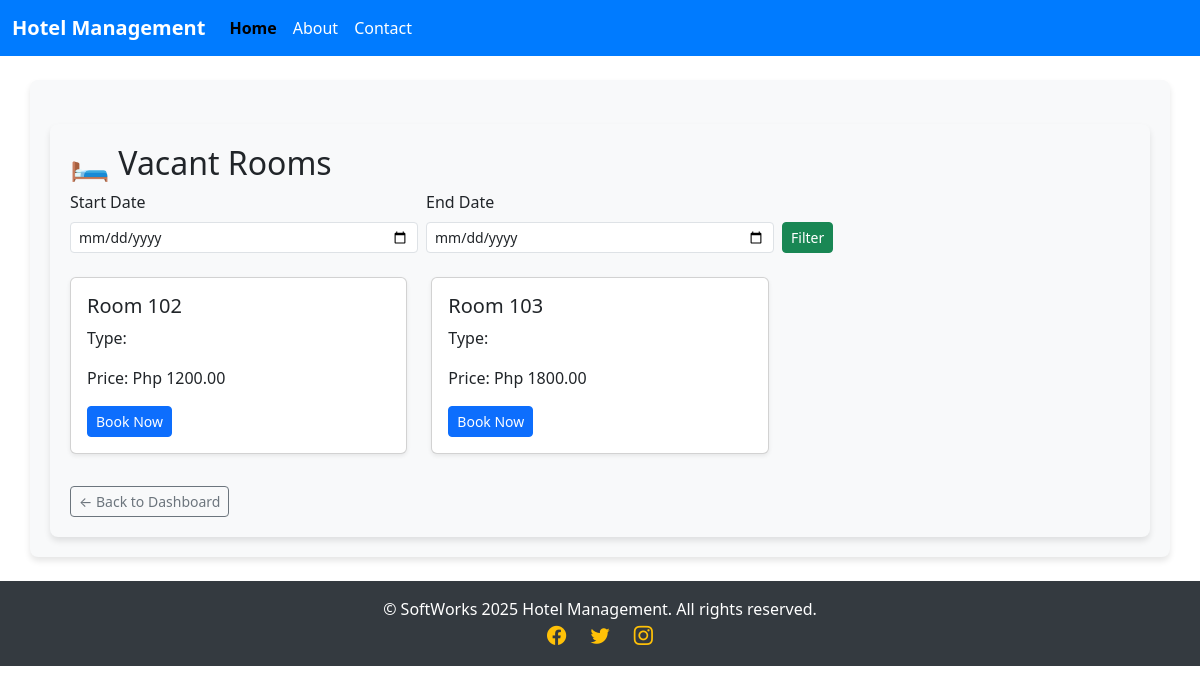
/rooms/vacant/, run on the app's committed database.
### hotel/models.py (models this page shows, shortened)
class Room(models.Model):
    ROOM_TYPES = (
        ('single', 'Single'),
        ('double', 'Double'),
        ('suite', 'Suite'),
    )
    number = models.CharField(max_length=10)
    room_type = models.CharField(max_length=10, choices=ROOM_TYPES)
    capacity = models.IntegerField()
    price = models.DecimalField(max_digits=10, decimal_places=2)
    is_available = models.BooleanField(default=True)

### hotel/views.py (the view)
# urls.py: path('rooms/vacant/', views.vacant_rooms, name='vacant_rooms'),
def vacant_rooms(request):
    today = timezone.now().date()
    start_date = request.GET.get('start_date', today)
    end_date = request.GET.get('end_date', today)
    booked = Booking.objects.filter(
        Q(check_in__lte=end_date) & Q(check_out__gte=start_date)
    ).values_list('room_id', flat=True)
    available_rooms = Room.objects.exclude(id__in=booked)
    return render(request, 'hotel/vacant_rooms.html', {
        'rooms': available_rooms,
        'start_date': start_date,
        'end_date': end_date,
    })

### hotel/templates/hotel/vacant_rooms.html
{% extends 'hotel/base.html' %}
{% block content %}
<div class="container mt-4">
    <h2>🛏️ Vacant Rooms</h2>
    <form method="get" class="row g-2 mb-4">
        <div class="col-md-4">
            <label class="form-label">Start Date</label>
            <input type="date" name="start_date" class="form-control form-control-sm"
                   value="{{ start_date }}">
        </div>
        <div class="col-md-4">
            <label class="form-label">End Date</label>
            <input type="date" name="end_date" class="form-control form-control-sm"
                   value="{{ end_date }}">
        </div>
        <div class="col-md-4 d-flex align-items-end">
            <button type="submit" class="btn btn-success btn-sm">Filter</button>
        </div>
    </form>
    <div class="row">
        {% for room in rooms %}
            <div class="col-md-4 mb-3">
                <div class="card shadow-sm">
                    <div class="card-body">
                        <h5 class="card-title">Room {{ room.number }}</h5>
                        <p class="card-text">Type: {{ room.get_type_display }}</p>
                        <p class="card-text">Price: Php {{ room.price }}</p>
                        <a href="{% url 'booking_create' %}?room_id={{ room.id }}" class="btn btn-primary btn-sm">Book Now</a>
                    </div>
                </div>
            </div>
        {% empty %}
            <div class="col-12 text-center">
                <p class="text-muted">No vacant rooms found for the selected dates.</p>
            </div>
        {% endfor %}
    </div>
    <a href="{% url 'dashboard' %}" class="btn btn-outline-secondary btn-sm mt-3">← Back to Dashboard</a>
</div>
{% endblock %}

### hotel/templates/hotel/base.html (style rules this page uses)
.container { padding: 20px; background-color: #f8f9fa; border-radius: 8px; box-shadow: 0 4px 6px rgba(0, 0, 0, 0.1); }

### data on the page
Room: number "102", price "1200.00"
Room: number "103", price "1800.00"
